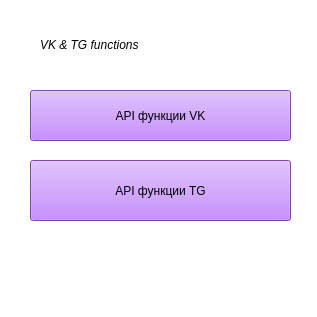
<?xml version="1.0" encoding="UTF-8"?>
<ui version="4.0">
 <class>MainWindow</class>
 <widget class="QMainWindow" name="MainWindow">
  <property name="geometry">
   <rect>
    <x>0</x>
    <y>0</y>
    <width>317</width>
    <height>317</height>
   </rect>
  </property>
  <property name="windowTitle">
   <string>MainWindow</string>
  </property>
  <property name="styleSheet">
   <string notr="true">background-color: rgb(255, 255, 255);</string>
  </property>
  <widget class="QWidget" name="centralwidget">
   <widget class="QLabel" name="label">
    <property name="geometry">
     <rect>
      <x>40</x>
      <y>30</y>
      <width>231</width>
      <height>31</height>
     </rect>
    </property>
    <property name="styleSheet">
     <string notr="true">font: 75 15pt &quot;Times New Roman&quot;;</string>
    </property>
    <property name="frameShape">
     <enum>QFrame::NoFrame</enum>
    </property>
    <property name="frameShadow">
     <enum>QFrame::Plain</enum>
    </property>
    <property name="lineWidth">
     <number>1</number>
    </property>
    <property name="text">
     <string>&lt;html&gt;&lt;head/&gt;&lt;body&gt;&lt;p&gt;&lt;span style=&quot; font-style:italic;&quot;&gt;VK &amp;amp; TG functions &lt;/span&gt;&lt;/p&gt;&lt;/body&gt;&lt;/html&gt;</string>
    </property>
    <property name="textFormat">
     <enum>Qt::AutoText</enum>
    </property>
    <property name="scaledContents">
     <bool>false</bool>
    </property>
   </widget>
   <widget class="QPushButton" name="VK">
    <property name="geometry">
     <rect>
      <x>30</x>
      <y>90</y>
      <width>261</width>
      <height>51</height>
     </rect>
    </property>
    <property name="styleSheet">
     <string notr="true">background-color: rgb(177, 99, 255);
font: 10pt &quot;Times New Roman&quot;;</string>
    </property>
    <property name="text">
     <string>API функции VK</string>
    </property>
   </widget>
   <widget class="QPushButton" name="TG">
    <property name="geometry">
     <rect>
      <x>30</x>
      <y>160</y>
      <width>261</width>
      <height>61</height>
     </rect>
    </property>
    <property name="styleSheet">
     <string notr="true">background-color: rgb(177, 99, 255);
font: 10pt &quot;Times New Roman&quot;;</string>
    </property>
    <property name="text">
     <string>API функции TG</string>
    </property>
   </widget>
  </widget>
  <widget class="QMenuBar" name="menubar">
   <property name="geometry">
    <rect>
     <x>0</x>
     <y>0</y>
     <width>317</width>
     <height>21</height>
    </rect>
   </property>
  </widget>
  <widget class="QStatusBar" name="statusbar"/>
 </widget>
 <resources>
  <include location="../project/source.qrc"/>
 </resources>
 <connections/>
</ui>
